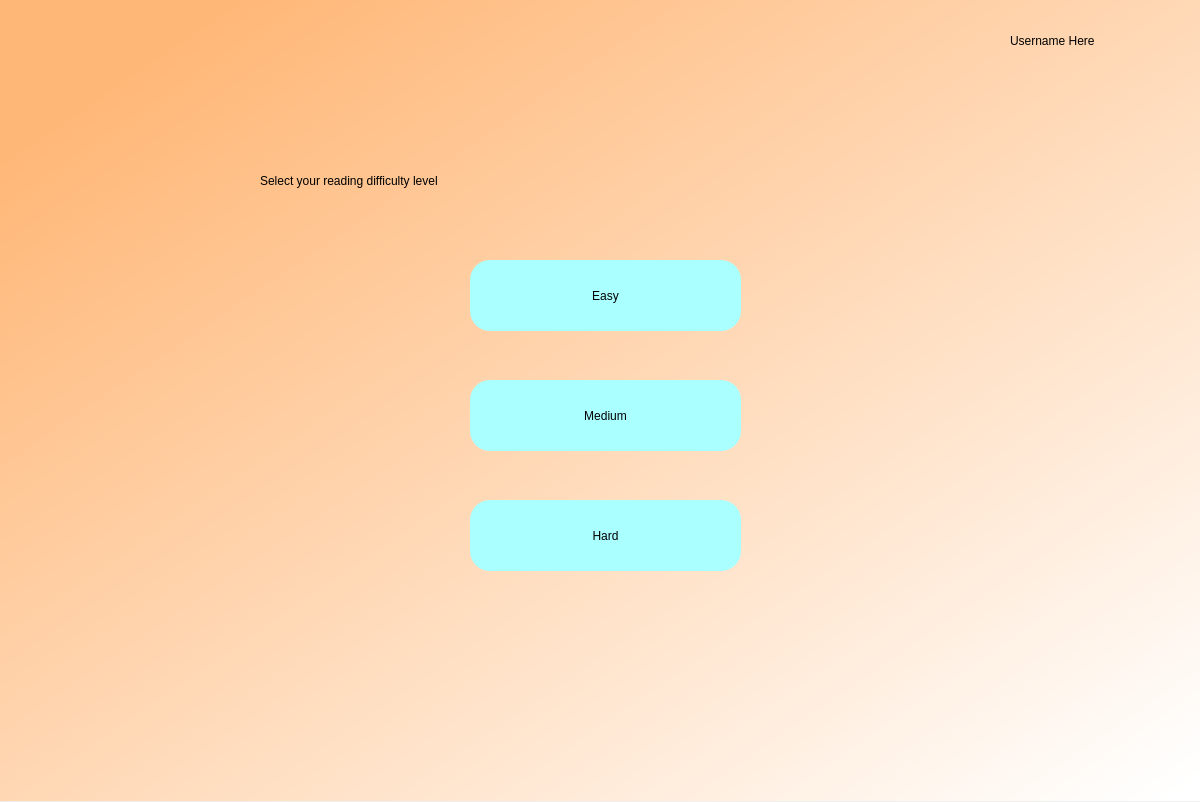
<?xml version="1.0" encoding="UTF-8"?>
<ui version="4.0">
 <class>Dialog</class>
 <widget class="QDialog" name="Dialog">
  <property name="geometry">
   <rect>
    <x>0</x>
    <y>0</y>
    <width>1200</width>
    <height>802</height>
   </rect>
  </property>
  <property name="windowTitle">
   <string>Dialog</string>
  </property>
  <widget class="QWidget" name="bgwidget" native="true">
   <property name="geometry">
    <rect>
     <x>0</x>
     <y>0</y>
     <width>1201</width>
     <height>801</height>
    </rect>
   </property>
   <property name="styleSheet">
    <string notr="true">QWidget#bgwidget{
background-color:qlineargradient(spread:pad, x1:0.091, y1:0.101636, x2:0.991379, y2:0.977, stop:0 rgb(255, 183, 119), stop:1 rgba(255, 255, 255, 255));}</string>
   </property>
   <widget class="QLabel" name="label">
    <property name="geometry">
     <rect>
      <x>260</x>
      <y>150</y>
      <width>701</width>
      <height>61</height>
     </rect>
    </property>
    <property name="styleSheet">
     <string notr="true">font: 36pt &quot;DengXian&quot;; color: rgb(0, 0, 0)</string>
    </property>
    <property name="text">
     <string>Select your reading difficulty level</string>
    </property>
   </widget>
   <widget class="QLabel" name="profile">
    <property name="geometry">
     <rect>
      <x>1010</x>
      <y>20</y>
      <width>171</width>
      <height>41</height>
     </rect>
    </property>
    <property name="styleSheet">
     <string notr="true">font: 18pt &quot;DengXian&quot;; color: rgb(0, 0, 0)</string>
    </property>
    <property name="text">
     <string>Username Here</string>
    </property>
   </widget>
   <widget class="QPushButton" name="easy">
    <property name="geometry">
     <rect>
      <x>470</x>
      <y>260</y>
      <width>271</width>
      <height>71</height>
     </rect>
    </property>
    <property name="styleSheet">
     <string notr="true">border-radius:20px;
background-color: rgb(170, 255, 255);
font: 14pt &quot;DengXian&quot;;</string>
    </property>
    <property name="text">
     <string>Easy</string>
    </property>
   </widget>
   <widget class="QLabel" name="errorMsg">
    <property name="geometry">
     <rect>
      <x>440</x>
      <y>450</y>
      <width>341</width>
      <height>16</height>
     </rect>
    </property>
    <property name="styleSheet">
     <string notr="true">font: 12pt &quot;DengXian&quot;; color :red;</string>
    </property>
    <property name="text">
     <string/>
    </property>
   </widget>
   <widget class="QPushButton" name="medium">
    <property name="geometry">
     <rect>
      <x>470</x>
      <y>380</y>
      <width>271</width>
      <height>71</height>
     </rect>
    </property>
    <property name="styleSheet">
     <string notr="true">border-radius:20px;
background-color: rgb(170, 255, 255);
font: 14pt &quot;DengXian&quot;;</string>
    </property>
    <property name="text">
     <string>Medium</string>
    </property>
   </widget>
   <widget class="QPushButton" name="hard">
    <property name="geometry">
     <rect>
      <x>470</x>
      <y>500</y>
      <width>271</width>
      <height>71</height>
     </rect>
    </property>
    <property name="styleSheet">
     <string notr="true">border-radius:20px;
background-color: rgb(170, 255, 255);
font: 14pt &quot;DengXian&quot;;</string>
    </property>
    <property name="text">
     <string>Hard</string>
    </property>
   </widget>
  </widget>
 </widget>
 <resources/>
 <connections/>
</ui>
